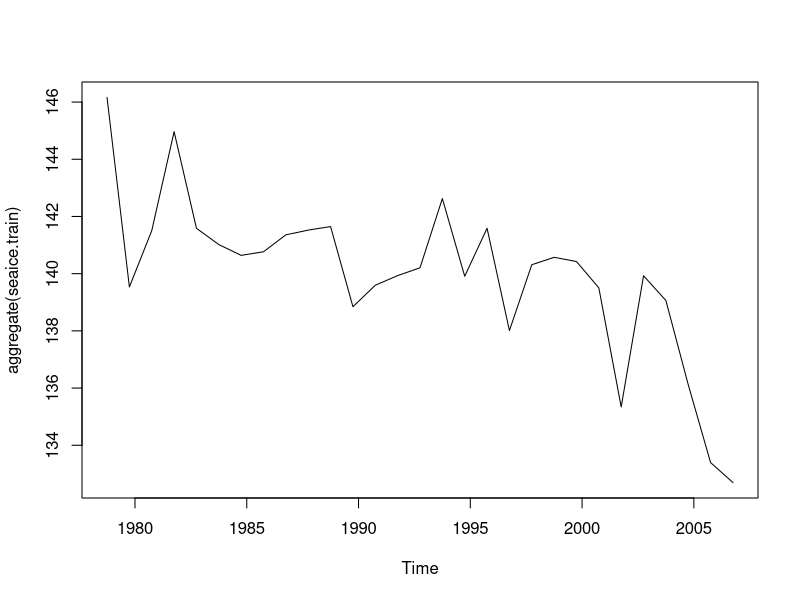
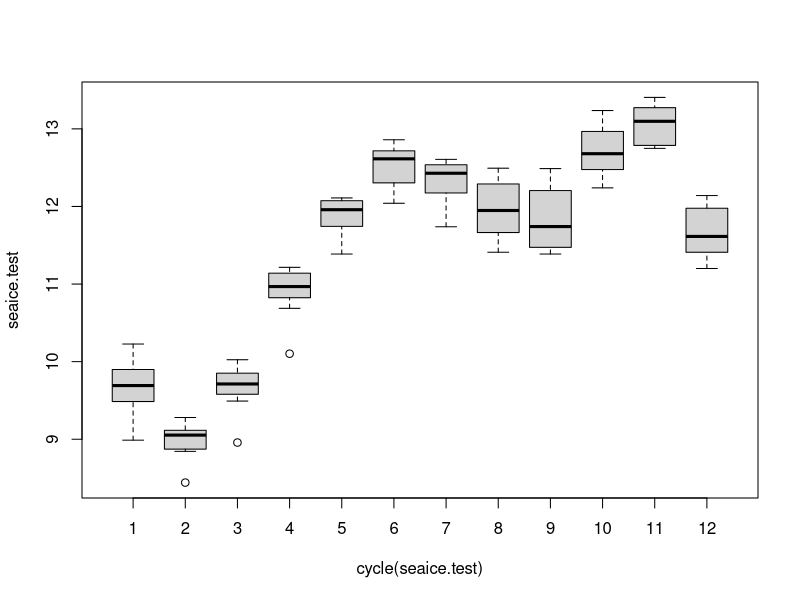
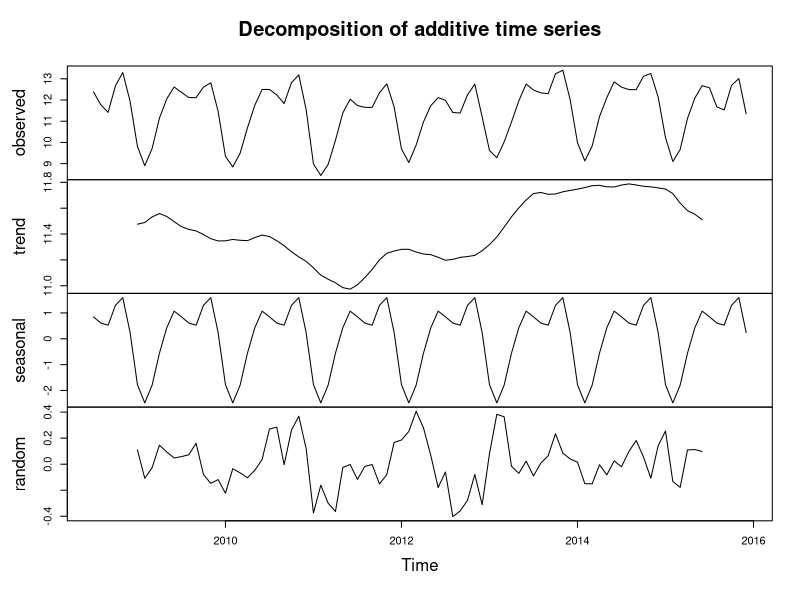
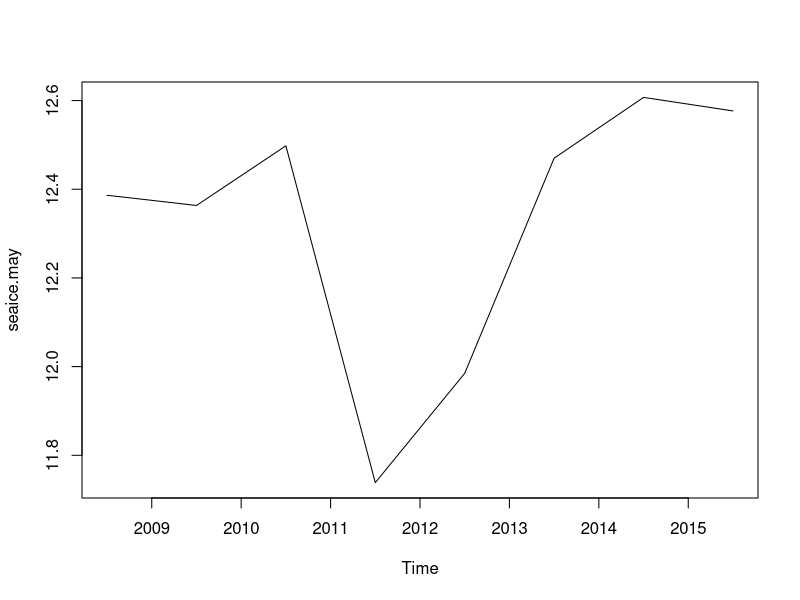
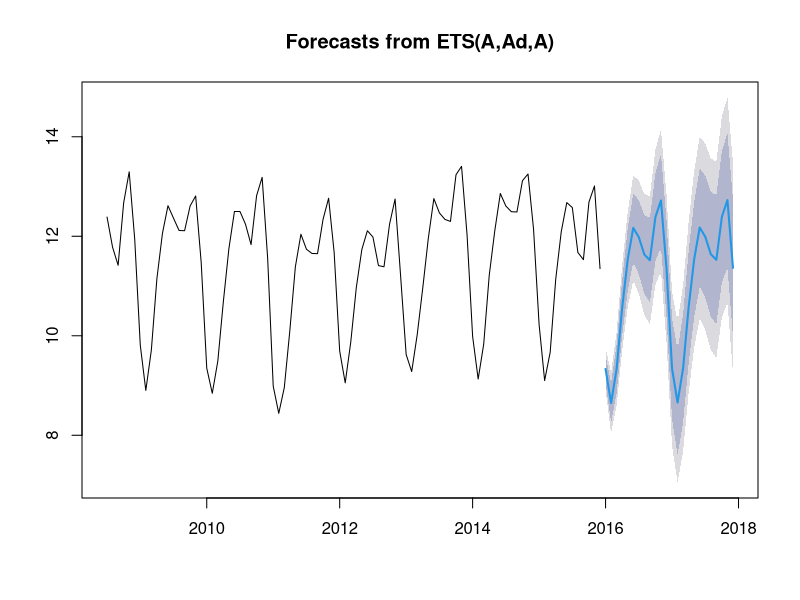
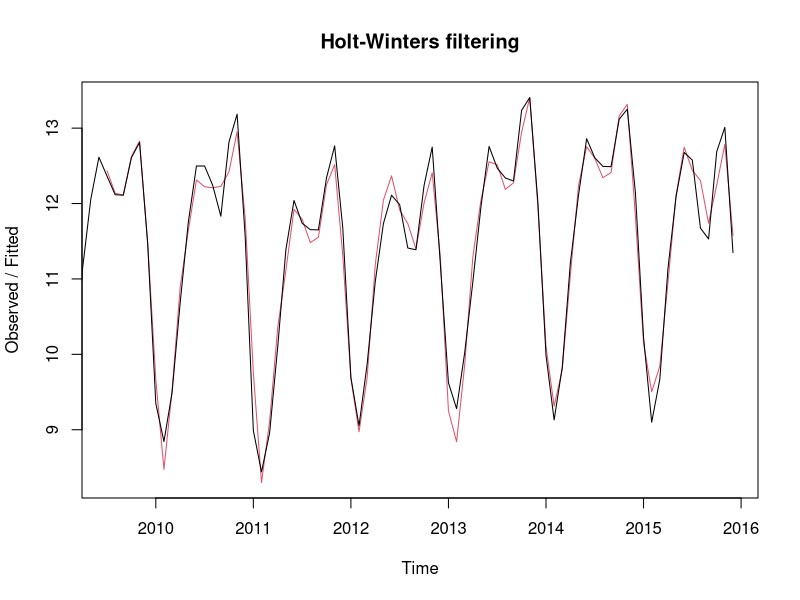
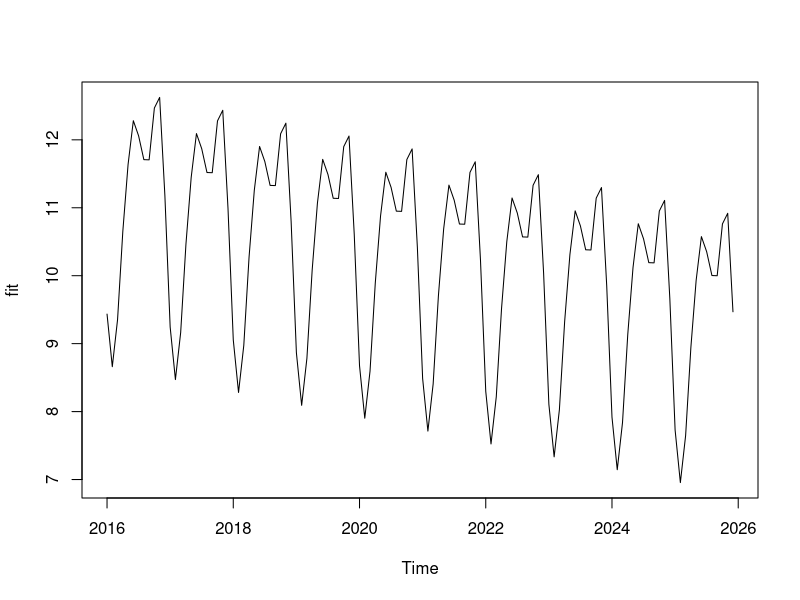
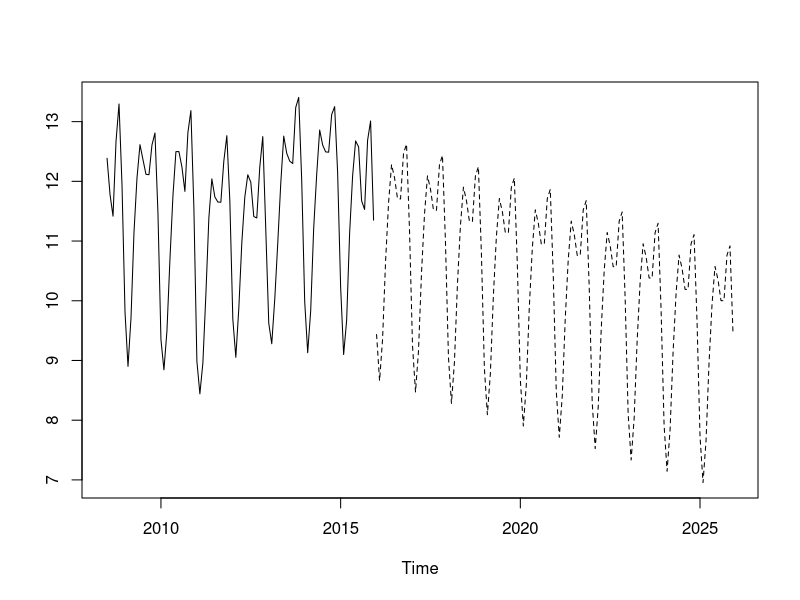

Write the R code that produced these figures, in order.
#Load required packages
library(forecast)
library(xts)
library(lubridate)

seaice<-read.csv("seaice.csv",header = TRUE,stringsAsFactors = FALSE)
str(seaice)
north_hemi<-seaice[seaice$hemisphere=='north',]

seaice$Date<-as.Date(paste(seaice$Year,seaice$Month,seaice$Day,sep = '-'))
  
#create initial time series object

seaice.xts<-xts(x=seaice$Extent, order.by = seaice$Date)

seaice.monthly<-apply.monthly(seaice.xts,mean)

#split the data into train and test sets
div_index<-floor(0.8*length(seaice.monthly))
seaice.train<-seaice.monthly[1:div_index,]
seaice.test<-seaice.monthly[(div_index+1):length(seaice.monthly),]

#convert xts train/test data to ts objects
?ts

seaice.start<-c(year(start(seaice.train)),month(start(seaice.train)))
seaice.end<-c(year(end(seaice.train)),month(end(seaice.train)))
seaice.train<-ts(as.numeric(seaice.train),seaice.start,seaice.end,frequency = 12)

seaice.start<-c(year(start(seaice.test)),month(start(seaice.test)))
seaice.end<-c(year(end(seaice.test)),month(end(seaice.test)))
seaice.test<-ts(as.numeric(seaice.test),seaice.start,seaice.end,frequency = 12)

#use variable to track forecast horizon
forecast.horizon<-length(seaice.test)

cycle(seaice.train)
plot(aggregate(seaice.train))
boxplot(seaice.test~cycle(seaice.test))
decompose(seaice.test)
plot(decompose(seaice.test))

# Sea ice in May month
seaice.may<-window(seaice.test,start<-c(2008,5),freq=TRUE)
plot(seaice.may)

#forecast seaice extent 
fs<-forecast(seaice.test)
attributes(fs)
plot(fs)

#HoltWinters objects
plot(HoltWinters(seaice.test))
seaice.predict<-predict(HoltWinters(seaice.test), n.ahead = 10*12)
plot(seaice.predict)
ts.plot(seaice.test,seaice.predict,lty=1:2)